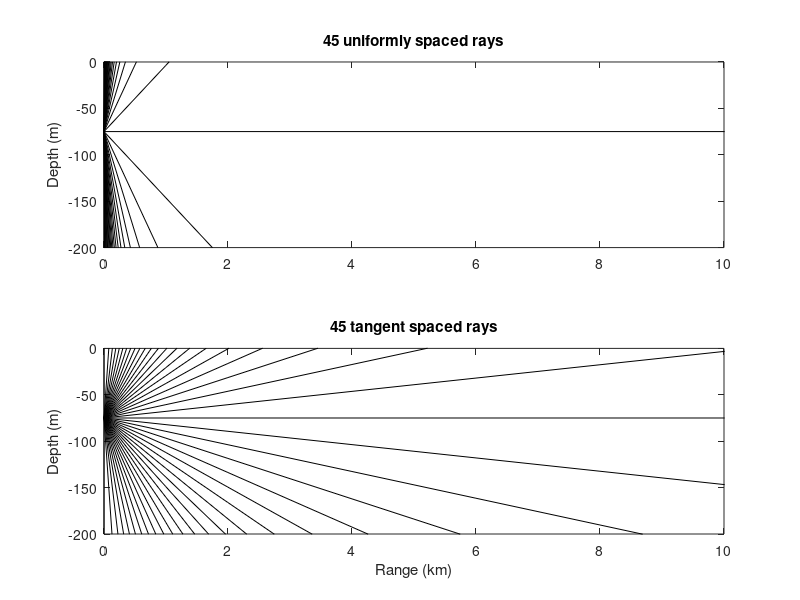
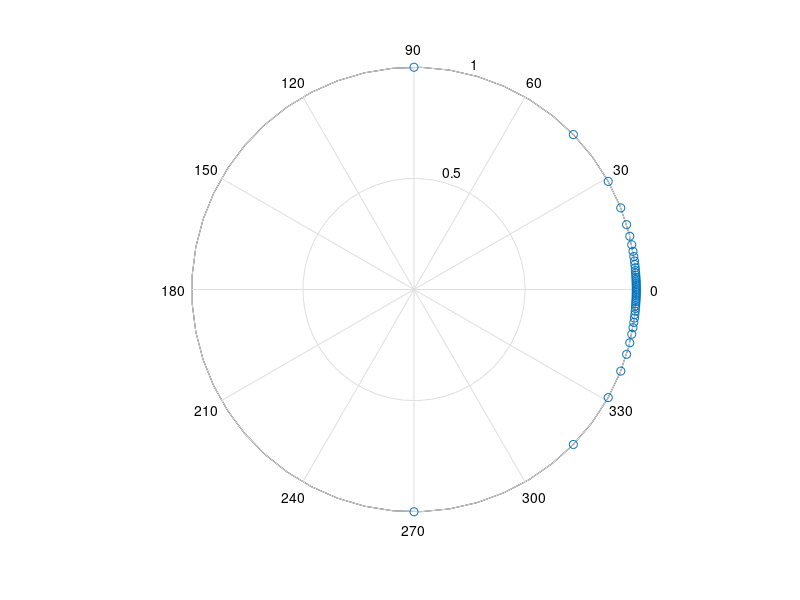

Write MATLAB code to recreate these figures, in order.
% Generate a tangent spaced sequence of rays

clear all ; close all ;

first   = -90.0 ;
last    = 90.0 ;
spread  = 6.0 ;
center  = 0.0 ;
num     = 45.0 ;
range   = (0:1e3:12e3)' ;

first_ang = first-center ;
last_ang = last-center ;
scale = (last_ang - first_ang) / (num - 1)
n=1:num ;
x = first_ang + scale * (n-1) ;
angle = center + x ;

a = angle * pi / 180 ;
x = range * cos(a) ;
y = -75.0 + range * sin(a) ;
figure ;
subplot(2,1,1);
plot(x/1e3,y,'k-');
axis([0 10 -200 0]);
ylabel('Depth (m)');
title(sprintf('%d uniformly spaced rays',num));

first_ang = atan( (first-center)/spread ) ;
last_ang = atan( (last-center)/spread ) ;
scale = (last_ang - first_ang) / (num - 1) ;
n=1:num ;
x = first_ang + scale * (n-1) ;
angle = center + tan(x)*spread 

a = angle * pi / 180 ;
x = range * cos(a) ;
y = -75.0 + range * sin(a) ;
subplot(2,1,2);
plot(x/1e3,y,'k-');
axis([0 10 -200 0]);
xlabel('Range (km)');
ylabel('Depth (m)');
title(sprintf('%d tangent spaced rays',num));
print -deps plot_seq_rayfan

figure;
polar( angle*pi/180, ones(size(angle)), 'o' );
fprintf('std = %f deg, min diff = %f deg\n',std(angle),min(diff(angle)));
